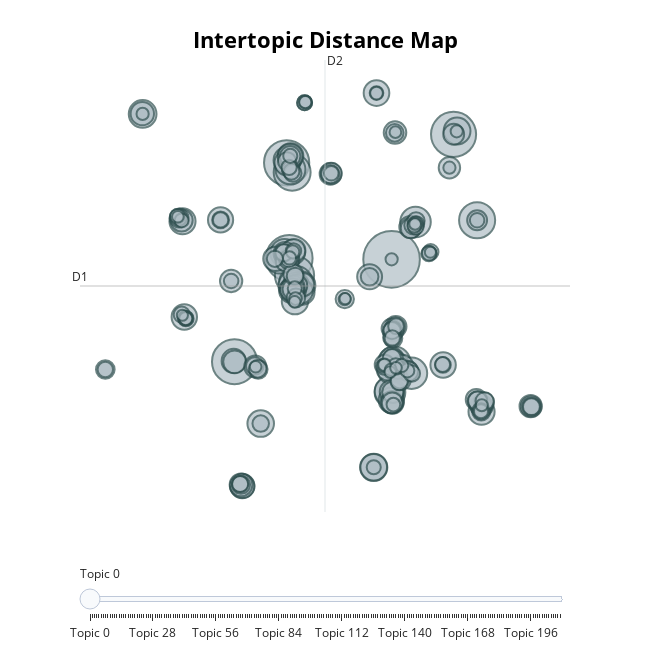

Notebook source saved alongside this figure:
### Code cell
# visualize the topics in a dimensionality reduction plot
model.visualize_topics()

### Figure 1 — Plotly figure (JSON) as saved in the notebook; plotly's stock layout.template omitted (floating-point values rounded to 4 significant figures; data arrays with more than 128 entries replaced by an {"elided": "..."} marker saying what was removed)
{"data": [{"customdata": {"elided": "210x3 mixed values"}, "hovertemplate": "<b>Topic %{customdata[0]}</b><br>%{customdata[1]}<br>Size: %{customdata[2]}", "legendgroup": "", "marker": {"color": "#B0BEC5", "line": {"color": "DarkSlateGrey", "width": 2}, "size": {"elided": "210 int values"}, "sizemode": "area", "sizeref": 0.1613, "symbol": "circle"}, "mode": "markers", "name": "", "orientation": "v", "showlegend": false, "type": "scatter", "x": {"elided": "210 float values"}, "xaxis": "x", "y": {"elided": "210 float values"}, "yaxis": "y"}], "layout": {"annotations": [{"showarrow": false, "text": "D1", "x": -14.0, "y": 2.077, "yshift": 10}, {"showarrow": false, "text": "D2", "x": 3.677, "xshift": 10, "y": 19.03}], "height": 650, "hoverlabel": {"bgcolor": "white", "font": {"family": "Rockwell", "size": 16}}, "legend": {"itemsizing": "constant", "tracegroupgap": 0}, "margin": {"t": 60}, "shapes": [{"line": {"color": "#CFD8DC", "width": 2}, "type": "line", "x0": 3.677, "x1": 3.677, "y0": -14.88, "y1": 19.03}, {"line": {"color": "#9E9E9E", "width": 2}, "type": "line", "x0": -14.0, "x1": 21.36, "y0": 2.077, "y1": 2.077}], "sliders": [{"active": 0, "pad": {"t": 50}, "steps": [{"args": [{"marker.color": {"elided": "1x210 str values"}}], "label": "Topic 0", "method": "update"}, {"args": [{"marker.color": {"elided": "1x210 str values"}}], "label": "Topic 1", "method": "update"}, {"args": [{"marker.color": {"elided": "1x210 str values"}}], "label": "Topic 2", "method": "update"}, {"args": [{"marker.color": {"elided": "1x210 str values"}}], "label": "Topic 3", "method": "update"}, {"args": [{"marker.color": {"elided": "1x210 str values"}}], "label": "Topic 4", "method": "update"}, {"args": [{"marker.color": {"elided": "1x210 str values"}}], "label": "Topic 5", "method": "update"}, {"args": [{"marker.color": {"elided": "1x210 str values"}}], "label": "Topic 6", "method": "update"}, {"args": [{"marker.color": {"elided": "1x210 str values"}}], "label": "Topic 7", "method": "update"}, {"args": [{"marker.color": {"elided": "1x210 str values"}}], "label": "Topic 8", "method": "update"}, {"args": [{"marker.color": {"elided": "1x210 str values"}}], "label": "Topic 9", "method": "update"}, {"args": [{"marker.color": {"elided": "1x210 str values"}}], "label": "Topic 10", "method": "update"}, {"args": [{"marker.color": {"elided": "1x210 str values"}}], "label": "Topic 11", "method": "update"}, {"args": [{"marker.color": {"elided": "1x210 str values"}}], "label": "Topic 12", "method": "update"}, {"args": [{"marker.color": {"elided": "1x210 str values"}}], "label": "Topic 13", "method": "update"}, {"args": [{"marker.color": {"elided": "1x210 str values"}}], "label": "Topic 14", "method": "update"}, {"args": [{"marker.color": {"elided": "1x210 str values"}}], "label": "Topic 15", "method": "update"}, {"args": [{"marker.color": {"elided": "1x210 str values"}}], "label": "Topic 16", "method": "update"}, {"args": [{"marker.color": {"elided": "1x210 str values"}}], "label": "Topic 17", "method": "update"}, {"args": [{"marker.color": {"elided": "1x210 str values"}}], "label": "Topic 18", "method": "update"}, {"args": [{"marker.color": {"elided": "1x210 str values"}}], "label": "Topic 19", "method": "update"}, {"args": [{"marker.color": {"elided": "1x210 str values"}}], "label": "Topic 20", "method": "update"}, {"args": [{"marker.color": {"elided": "1x210 str values"}}], "label": "Topic 21", "method": "update"}, {"args": [{"marker.color": {"elided": "1x210 str values"}}], "label": "Topic 22", "method": "update"}, {"args": [{"marker.color": {"elided": "1x210 str values"}}], "label": "Topic 23", "method": "update"}, {"args": [{"marker.color": {"elided": "1x210 str values"}}], "label": "Topic 24", "method": "update"}, {"args": [{"marker.color": {"elided": "1x210 str values"}}], "label": "Topic 25", "method": "update"}, {"args": [{"marker.color": {"elided": "1x210 str values"}}], "label": "Topic 26", "method": "update"}, {"args": [{"marker.color": {"elided": "1x210 str values"}}], "label": "Topic 27", "method": "update"}, {"args": [{"marker.color": {"elided": "1x210 str values"}}], "label": "Topic 28", "method": "update"}, {"args": [{"marker.color": {"elided": "1x210 str values"}}], "label": "Topic 29", "method": "update"}, {"args": [{"marker.color": {"elided": "1x210 str values"}}], "label": "Topic 30", "method": "update"}, {"args": [{"marker.color": {"elided": "1x210 str values"}}], "label": "Topic 31", "method": "update"}, {"args": [{"marker.color": {"elided": "1x210 str values"}}], "label": "Topic 32", "method": "update"}, {"args": [{"marker.color": {"elided": "1x210 str values"}}], "label": "Topic 33", "method": "update"}, {"args": [{"marker.color": {"elided": "1x210 str values"}}], "label": "Topic 34", "method": "update"}, {"args": [{"marker.color": {"elided": "1x210 str values"}}], "label": "Topic 35", "method": "update"}, {"args": [{"marker.color": {"elided": "1x210 str values"}}], "label": "Topic 36", "method": "update"}, {"args": [{"marker.color": {"elided": "1x210 str values"}}], "label": "Topic 37", "method": "update"}, {"args": [{"marker.color": {"elided": "1x210 str values"}}], "label": "Topic 38", "method": "update"}, {"args": [{"marker.color": {"elided": "1x210 str values"}}], "label": "Topic 39", "method": "update"}, {"args": [{"marker.color": {"elided": "1x210 str values"}}], "label": "Topic 40", "method": "update"}, {"args": [{"marker.color": {"elided": "1x210 str values"}}], "label": "Topic 41", "method": "update"}, {"args": [{"marker.color": {"elided": "1x210 str values"}}], "label": "Topic 42", "method": "update"}, {"args": [{"marker.color": {"elided": "1x210 str values"}}], "label": "Topic 43", "method": "update"}, {"args": [{"marker.color": {"elided": "1x210 str values"}}], "label": "Topic 44", "method": "update"}, {"args": [{"marker.color": {"elided": "1x210 str values"}}], "label": "Topic 45", "method": "update"}, {"args": [{"marker.color": {"elided": "1x210 str values"}}], "label": "Topic 46", "method": "update"}, {"args": [{"marker.color": {"elided": "1x210 str values"}}], "label": "Topic 47", "method": "update"}, {"args": [{"marker.color": {"elided": "1x210 str values"}}], "label": "Topic 48", "method": "update"}, {"args": [{"marker.color": {"elided": "1x210 str values"}}], "label": "Topic 49", "method": "update"}, {"args": [{"marker.color": {"elided": "1x210 str values"}}], "label": "Topic 50", "method": "update"}, {"args": [{"marker.color": {"elided": "1x210 str values"}}], "label": "Topic 51", "method": "update"}, {"args": [{"marker.color": {"elided": "1x210 str values"}}], "label": "Topic 52", "method": "update"}, {"args": [{"marker.color": {"elided": "1x210 str values"}}], "label": "Topic 53", "method": "update"}, {"args": [{"marker.color": {"elided": "1x210 str values"}}], "label": "Topic 54", "method": "update"}, {"args": [{"marker.color": {"elided": "1x210 str values"}}], "label": "Topic 55", "method": "update"}, {"args": [{"marker.color": {"elided": "1x210 str values"}}], "label": "Topic 56", "method": "update"}, {"args": [{"marker.color": {"elided": "1x210 str values"}}], "label": "Topic 57", "method": "update"}, {"args": [{"marker.color": {"elided": "1x210 str values"}}], "label": "Topic 58", "method": "update"}, {"args": [{"marker.color": {"elided": "1x210 str values"}}], "label": "Topic 59", "method": "update"}, {"args": [{"marker.color": {"elided": "1x210 str values"}}], "label": "Topic 60", "method": "update"}, {"args": [{"marker.color": {"elided": "1x210 str values"}}], "label": "Topic 61", "method": "update"}, {"args": [{"marker.color": {"elided": "1x210 str values"}}], "label": "Topic 62", "method": "update"}, {"args": [{"marker.color": {"elided": "1x210 str values"}}], "label": "Topic 63", "method": "update"}, {"args": [{"marker.color": {"elided": "1x210 str values"}}], "label": "Topic 64", "method": "update"}, {"args": [{"marker.color": {"elided": "1x210 str values"}}], "label": "Topic 65", "method": "update"}, {"args": [{"marker.color": {"elided": "1x210 str values"}}], "label": "Topic 66", "method": "update"}, {"args": [{"marker.color": {"elided": "1x210 str values"}}], "label": "Topic 67", "method": "update"}, {"args": [{"marker.color": {"elided": "1x210 str values"}}], "label": "Topic 68", "method": "update"}, {"args": [{"marker.color": {"elided": "1x210 str values"}}], "label": "Topic 69", "method": "update"}, {"args": [{"marker.color": {"elided": "1x210 str values"}}], "label": "Topic 70", "method": "update"}, {"args": [{"marker.color": {"elided": "1x210 str values"}}], "label": "Topic 71", "method": "update"}, {"args": [{"marker.color": {"elided": "1x210 str values"}}], "label": "Topic 72", "method": "update"}, {"args": [{"marker.color": {"elided": "1x210 str values"}}], "label": "Topic 73", "method": "update"}, {"args": [{"marker.color": {"elided": "1x210 str values"}}], "label": "Topic 74", "method": "update"}, {"args": [{"marker.color": {"elided": "1x210 str values"}}], "label": "Topic 75", "method": "update"}, {"args": [{"marker.color": {"elided": "1x210 str values"}}], "label": "Topic 76", "method": "update"}, {"args": [{"marker.color": {"elided": "1x210 str values"}}], "label": "Topic 77", "method": "update"}, {"args": [{"marker.color": {"elided": "1x210 str values"}}], "label": "Topic 78", "method": "update"}, {"args": [{"marker.color": {"elided": "1x210 str values"}}], "label": "Topic 79", "method": "update"}, {"args": [{"marker.color": {"elided": "1x210 str values"}}], "label": "Topic 80", "method": "update"}, {"args": [{"marker.color": {"elided": "1x210 str values"}}], "label": "Topic 81", "method": "update"}, {"args": [{"marker.color": {"elided": "1x210 str values"}}], "label": "Topic 82", "method": "update"}, {"args": [{"marker.color": {"elided": "1x210 str values"}}], "label": "Topic 83", "method": "update"}, {"args": [{"marker.color": {"elided": "1x210 str values"}}], "label": "Topic 84", "method": "update"}, {"args": [{"marker.color": {"elided": "1x210 str values"}}], "label": "Topic 85", "method": "update"}, {"args": [{"marker.color": {"elided": "1x210 str values"}}], "label": "Topic 86", "method": "update"}, {"args": [{"marker.color": {"elided": "1x210 str values"}}], "label": "Topic 87", "method": "update"}, {"args": [{"marker.color": {"elided": "1x210 str values"}}], "label": "Topic 88", "method": "update"}, {"args": [{"marker.color": {"elided": "1x210 str values"}}], "label": "Topic 89", "method": "update"}, {"args": [{"marker.color": {"elided": "1x210 str values"}}], "label": "Topic 90", "method": "update"}, {"args": [{"marker.color": {"elided": "1x210 str values"}}], "label": "Topic 91", "method": "update"}, {"args": [{"marker.color": {"elided": "1x210 str values"}}], "label": "Topic 92", "method": "update"}, {"args": [{"marker.color": {"elided": "1x210 str values"}}], "label": "Topic 93", "method": "update"}, {"args": [{"marker.color": {"elided": "1x210 str values"}}], "label": "Topic 94", "method": "update"}, {"args": [{"marker.color": {"elided": "1x210 str values"}}], "label": "Topic 95", "method": "update"}, {"args": [{"marker.color": {"elided": "1x210 str values"}}], "label": "Topic 96", "method": "update"}, {"args": [{"marker.color": {"elided": "1x210 str values"}}], "label": "Topic 97", "method": "update"}, {"args": [{"marker.color": {"elided": "1x210 str values"}}], "label": "Topic 98", "method": "update"}, {"args": [{"marker.color": {"elided": "1x210 str values"}}], "label": "Topic 99", "method": "update"}, {"args": [{"marker.color": {"elided": "1x210 str values"}}], "label": "Topic 100", "method": "update"}, {"args": [{"marker.color": {"elided": "1x210 str values"}}], "label": "Topic 101", "method": "update"}, {"args": [{"marker.color": {"elided": "1x210 str values"}}], "label": "Topic 102", "method": "update"}, {"args": [{"marker.color": {"elided": "1x210 str values"}}], "label": "Topic 103", "method": "update"}, {"args": [{"marker.color": {"elided": "1x210 str values"}}], "label": "Topic 104", "method": "update"}, {"args": [{"marker.color": {"elided": "1x210 str values"}}], "label": "Topic 105", "method": "update"}, {"args": [{"marker.color": {"elided": "1x210 str values"}}], "label": "Topic 106", "method": "update"}, {"args": [{"marker.color": {"elided": "1x210 str values"}}], "label": "Topic 107", "method": "update"}, {"args": [{"marker.color": {"elided": "1x210 str values"}}], "label": "Topic 108", "method": "update"}, {"args": [{"marker.color": {"elided": "1x210 str values"}}], "label": "Topic 109", "method": "update"}, {"args": [{"marker.color": {"elided": "1x210 str values"}}], "label": "Topic 110", "method": "update"}, {"args": [{"marker.color": {"elided": "1x210 str values"}}], "label": "Topic 111", "method": "update"}, {"args": [{"marker.color": {"elided": "1x210 str values"}}], "label": "Topic 112", "method": "update"}, {"args": [{"marker.color": {"elided": "1x210 str values"}}], "label": "Topic 113", "method": "update"}, {"args": [{"marker.color": {"elided": "1x210 str values"}}], "label": "Topic 114", "method": "update"}, {"args": [{"marker.color": {"elided": "1x210 str values"}}], "label": "Topic 115", "method": "update"}, {"args": [{"marker.color": {"elided": "1x210 str values"}}], "label": "Topic 116", "method": "update"}, {"args": [{"marker.color": {"elided": "1x210 str values"}}], "label": "Topic 117", "method": "update"}, {"args": [{"marker.color": {"elided": "1x210 str values"}}], "label": "Topic 118", "method": "update"}, {"args": [{"marker.color": {"elided": "1x210 str values"}}], "label": "Topic 119", "method": "update"}, {"args": [{"marker.color": {"elided": "1x210 str values"}}], "label": "Topic 120", "method": "update"}, {"args": [{"marker.color": {"elided": "1x210 str values"}}], "label": "Topic 121", "method": "update"}, {"args": [{"marker.color": {"elided": "1x210 str values"}}], "label": "Topic 122", "method": "update"}, {"args": [{"marker.color": {"elided": "1x210 str values"}}], "label": "Topic 123", "method": "update"}, {"args": [{"marker.color": {"elided": "1x210 str values"}}], "label": "Topic 124", "method": "update"}, {"args": [{"marker.color": {"elided": "1x210 str values"}}], "label": "Topic 125", "method": "update"}, {"args": [{"marker.color": {"elided": "1x210 str values"}}], "label": "Topic 126", "method": "update"}, {"args": [{"marker.color": {"elided": "1x210 str values"}}], "label": "Topic 127", "method": "update"}, {"args": [{"marker.color": {"elided": "1x210 str values"}}], "label": "Topic 128", "method": "update"}, {"args": [{"marker.color": {"elided": "1x210 str values"}}], "label": "Topic 129", "method": "update"}, {"args": [{"marker.color": {"elided": "1x210 str values"}}], "label": "Topic 130", "method": "update"}, {"args": [{"marker.color": {"elided": "1x210 str values"}}], "label": "Topic 131", "method": "update"}, {"args": [{"marker.color": {"elided": "1x210 str values"}}], "label": "Topic 132", "method": "update"}, {"args": [{"marker.color": {"elided": "1x210 str values"}}], "label": "Topic 133", "method": "update"}, {"args": [{"marker.color": {"elided": "1x210 str values"}}], "label": "Topic 134", "method": "update"}, {"args": [{"marker.color": {"elided": "1x210 str values"}}], "label": "Topic 135", "method": "update"}, {"args": [{"marker.color": {"elided": "1x210 str values"}}], "label": "Topic 136", "method": "update"}, {"args": [{"marker.color": {"elided": "1x210 str values"}}], "label": "Topic 137", "method": "update"}, {"args": [{"marker.color": {"elided": "1x210 str values"}}], "label": "Topic 138", "method": "update"}, {"args": [{"marker.color": {"elided": "1x210 str values"}}], "label": "Topic 139", "method": "update"}, {"args": [{"marker.color": {"elided": "1x210 str values"}}], "label": "Topic 140", "method": "update"}, {"args": [{"marker.color": {"elided": "1x210 str values"}}], "label": "Topic 141", "method": "update"}, {"args": [{"marker.color": {"elided": "1x210 str values"}}], "label": "Topic 142", "method": "update"}, {"args": [{"marker.color": {"elided": "1x210 str values"}}], "label": "Topic 143", "method": "update"}, {"args": [{"marker.color": {"elided": "1x210 str values"}}], "label": "Topic 144", "method": "update"}, {"args": [{"marker.color": {"elided": "1x210 str values"}}], "label": "Topic 145", "method": "update"}, {"args": [{"marker.color": {"elided": "1x210 str values"}}], "label": "Topic 146", "method": "update"}, {"args": [{"marker.color": {"elided": "1x210 str values"}}], "label": "Topic 147", "method": "update"}, {"args": [{"marker.color": {"elided": "1x210 str values"}}], "label": "Topic 148", "method": "update"}, {"args": [{"marker.color": {"elided": "1x210 str values"}}], "label": "Topic 149", "method": "update"}, {"args": [{"marker.color": {"elided": "1x210 str values"}}], "label": "Topic 150", "method": "update"}, {"args": [{"marker.color": {"elided": "1x210 str values"}}], "label": "Topic 151", "method": "update"}, {"args": [{"marker.color": {"elided": "1x210 str values"}}], "label": "Topic 152", "method": "update"}, {"args": [{"marker.color": {"elided": "1x210 str values"}}], "label": "Topic 153", "method": "update"}, {"args": [{"marker.color": {"elided": "1x210 str values"}}], "label": "Topic 154", "method": "update"}, {"args": [{"marker.color": {"elided": "1x210 str values"}}], "label": "Topic 155", "method": "update"}, {"args": [{"marker.color": {"elided": "1x210 str values"}}], "label": "Topic 156", "method": "update"}, {"args": [{"marker.color": {"elided": "1x210 str values"}}], "label": "Topic 157", "method": "update"}, {"args": [{"marker.color": {"elided": "1x210 str values"}}], "label": "Topic 158", "method": "update"}, {"args": [{"marker.color": {"elided": "1x210 str values"}}], "label": "Topic 159", "method": "update"}, {"args": [{"marker.color": {"elided": "1x210 str values"}}], "label": "Topic 160", "method": "update"}, {"args": [{"marker.color": {"elided": "1x210 str values"}}], "label": "Topic 161", "method": "update"}, {"args": [{"marker.color": {"elided": "1x210 str values"}}], "label": "Topic 162", "method": "update"}, {"args": [{"marker.color": {"elided": "1x210 str values"}}], "label": "Topic 163", "method": "update"}, {"args": [{"marker.color": {"elided": "1x210 str values"}}], "label": "Topic 164", "method": "update"}, {"args": [{"marker.color": {"elided": "1x210 str values"}}], "label": "Topic 165", "method": "update"}, {"args": [{"marker.color": {"elided": "1x210 str values"}}], "label": "Topic 166", "method": "update"}, {"args": [{"marker.color": {"elided": "1x210 str values"}}], "label": "Topic 167", "method": "update"}, {"args": [{"marker.color": {"elided": "1x210 str values"}}], "label": "Topic 168", "method": "update"}, {"args": [{"marker.color": {"elided": "1x210 str values"}}], "label": "Topic 169", "method": "update"}, {"args": [{"marker.color": {"elided": "1x210 str values"}}], "label": "Topic 170", "method": "update"}, {"args": [{"marker.color": {"elided": "1x210 str values"}}], "label": "Topic 171", "method": "update"}, {"args": [{"marker.color": {"elided": "1x210 str values"}}], "label": "Topic 172", "method": "update"}, {"args": [{"marker.color": {"elided": "1x210 str values"}}], "label": "Topic 173", "method": "update"}, {"args": [{"marker.color": {"elided": "1x210 str values"}}], "label": "Topic 174", "method": "update"}, {"args": [{"marker.color": {"elided": "1x210 str values"}}], "label": "Topic 175", "method": "update"}, {"args": [{"marker.color": {"elided": "1x210 str values"}}], "label": "Topic 176", "method": "update"}, {"args": [{"marker.color": {"elided": "1x210 str values"}}], "label": "Topic 177", "method": "update"}, {"args": [{"marker.color": {"elided": "1x210 str values"}}], "label": "Topic 178", "method": "update"}, {"args": [{"marker.color": {"elided": "1x210 str values"}}], "label": "Topic 179", "method": "update"}, {"args": [{"marker.color": {"elided": "1x210 str values"}}], "label": "Topic 180", "method": "update"}, {"args": [{"marker.color": {"elided": "1x210 str values"}}], "label": "Topic 181", "method": "update"}, {"args": [{"marker.color": {"elided": "1x210 str values"}}], "label": "Topic 182", "method": "update"}, {"args": [{"marker.color": {"elided": "1x210 str values"}}], "label": "Topic 183", "method": "update"}, {"args": [{"marker.color": {"elided": "1x210 str values"}}], "label": "Topic 184", "method": "update"}, {"args": [{"marker.color": {"elided": "1x210 str values"}}], "label": "Topic 185", "method": "update"}, {"args": [{"marker.color": {"elided": "1x210 str values"}}], "label": "Topic 186", "method": "update"}, {"args": [{"marker.color": {"elided": "1x210 str values"}}], "label": "Topic 187", "method": "update"}, {"args": [{"marker.color": {"elided": "1x210 str values"}}], "label": "Topic 188", "method": "update"}, {"args": [{"marker.color": {"elided": "1x210 str values"}}], "label": "Topic 189", "method": "update"}, {"args": [{"marker.color": {"elided": "1x210 str values"}}], "label": "Topic 190", "method": "update"}, {"args": [{"marker.color": {"elided": "1x210 str values"}}], "label": "Topic 191", "method": "update"}, {"args": [{"marker.color": {"elided": "1x210 str values"}}], "label": "Topic 192", "method": "update"}, {"args": [{"marker.color": {"elided": "1x210 str values"}}], "label": "Topic 193", "method": "update"}, {"args": [{"marker.color": {"elided": "1x210 str values"}}], "label": "Topic 194", "method": "update"}, {"args": [{"marker.color": {"elided": "1x210 str values"}}], "label": "Topic 195", "method": "update"}, {"args": [{"marker.color": {"elided": "1x210 str values"}}], "label": "Topic 196", "method": "update"}, {"args": [{"marker.color": {"elided": "1x210 str values"}}], "label": "Topic 197", "method": "update"}, {"args": [{"marker.color": {"elided": "1x210 str values"}}], "label": "Topic 198", "method": "update"}, {"args": [{"marker.color": {"elided": "1x210 str values"}}], "label": "Topic 199", "method": "update"}, {"args": [{"marker.color": {"elided": "1x210 str values"}}], "label": "Topic 200", "method": "update"}, {"args": [{"marker.color": {"elided": "1x210 str values"}}], "label": "Topic 201", "method": "update"}, {"args": [{"marker.color": {"elided": "1x210 str values"}}], "label": "Topic 202", "method": "update"}, {"args": [{"marker.color": {"elided": "1x210 str values"}}], "label": "Topic 203", "method": "update"}, {"args": [{"marker.color": {"elided": "1x210 str values"}}], "label": "Topic 204", "method": "update"}, {"args": [{"marker.color": {"elided": "1x210 str values"}}], "label": "Topic 205", "method": "update"}, {"args": [{"marker.color": {"elided": "1x210 str values"}}], "label": "Topic 206", "method": "update"}, {"args": [{"marker.color": {"elided": "1x210 str values"}}], "label": "Topic 207", "method": "update"}, {"args": [{"marker.color": {"elided": "1x210 str values"}}], "label": "Topic 208", "method": "update"}, {"args": [{"marker.color": {"elided": "1x210 str values"}}], "label": "Topic 209", "method": "update"}]}], "title": {"font": {"color": "Black", "size": 22}, "text": "<b>Intertopic Distance Map</b>", "x": 0.5, "xanchor": "center", "y": 0.95, "yanchor": "top"}, "width": 650, "xaxis": {"anchor": "y", "domain": [0, 1], "range": [-14.0, 21.36], "title": {"text": ""}, "visible": false}, "yaxis": {"anchor": "x", "domain": [0, 1], "range": [-14.88, 19.03], "title": {"text": ""}, "visible": false}}}
